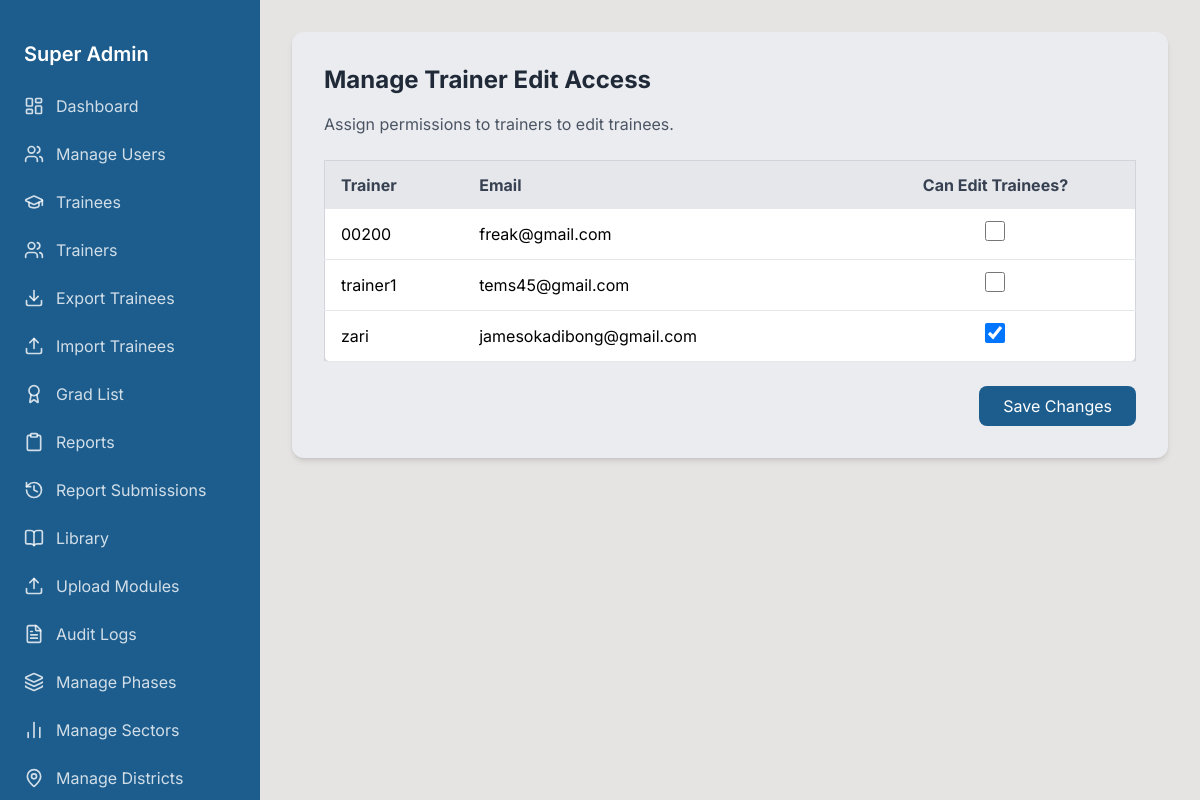
The page /superuser/trainer-edit-access/ (signed in) on the database its author committed.
### urdt_app/models.py (models this page shows, shortened)
class CustomUser(AbstractUser):
    ROLE_CHOICES = [
        ('SUPER_USER', 'Super User'),
        ('ADMINISTRATIVE_USER', 'Admin'),
        ('SUB_ADMIN', 'Sub Admin'),
        ('EPICENTER_MANAGER', 'Epicenter Manager'),
        ('SECTOR_LEAD', 'Sector Lead'),
        ('DATA_ENTRANT', 'Data Entrant'),
        ('TRAINER', 'Trainer'),
        ('TRAINEE', 'Trainee'),
    ]
    DESIGNATION_CHOICES = [
        ('Project Manager', 'Project Manager'),
        ('CEO', 'CEO'),
        ('Academic Registrar', 'Academic Registrar'),
        ('Director Education and Training', 'Director Education and Training'),
        ('Director Finance and Admin', 'Director Finance and Admin'),
        ('Director Epicentre Strategy', 'Director Epicentre Strategy'),
        ('Director Cooperate Relations', 'Director Corporate Relations'),
        ('Human Resource', 'Human Resource'),
        ('Safe Guarding Officer', 'Safeguarding Officer'),
        ('Principal', 'Principal'),
        ('Accountant', 'Accountant'),
        ('M&E Officer', 'M&E Officer'),
        ('MERL Coordinator', 'MERL Coordinator'),
        ('IT Officer', 'IT Officer'),
        ('Artisan', 'Artisan'),
        ('Agribusiness Practitioner', 'Agribusiness Practitioner'),
    ]
    role = models.CharField(max_length=20, choices=ROLE_CHOICES, default='SECTOR_LEAD')
    designation = models.CharField(max_length=255, null=True, blank=True)
    phone_number = models.CharField(max_length=15, blank=True, null=True)
    sector = models.ForeignKey(
        'Sector', on_delete=models.SET_NULL, null=True, blank=True, related_name='sector_leads'
    )
    district = models.ForeignKey(
        'District', on_delete=models.SET_NULL, null=True, blank=True, related_name='epicenter_managers'
    )
    data_entrant_district = models.ForeignKey(
        'District', on_delete=models.SET_NULL, null=True, blank=True, related_name='data_entrants'
    )
    can_enroll_trainees = models.BooleanField(default=False, help_text="Can enroll trainees")
    can_enroll_trainers = models.BooleanField(default=False, help_text="Can enroll trainers")
    can_edit_trainees = models.BooleanField(default=False, help_text="Can edit assigned trainees")

### urdt_app/views.py (the view, shortened to what this page needs)
# urls.py: path('superuser/trainer-edit-access/', views.superuser_trainer_edit_access, name='superuser_trainer_edit_access'),
@login_required
@user_passes_test(superuser_required)
def superuser_trainer_edit_access(request):
    trainers = CustomUser.objects.filter(role='TRAINER').order_by('username')
    return render(request, 'superuser/trainer_edit_access.html', {'trainers': trainers})

### urdt_app/context_processors.py (called while the page is built, shortened)
def safeguarding_notifications(request):
    if not request.user.is_authenticated:
        return {}
    user = request.user
    return {}

def dynamic_base_template(request):
    base_template = "base.html"  # Default fallback
    if request.user.is_authenticated:
        role_templates = {
            "SUPER_USER": "superuser/base.html",
            "ADMINISTRATIVE_USER": "adminuser/base.html",
            "SUB_ADMIN": "subadmin/base.html",
            "EPICENTER_MANAGER": "epicentermanager/base.html",
            "SECTOR_LEAD": "sectorlead/base.html",  # Placeholder, refined further below
            "TRAINEE":"trainee/base.html",
            "TRAINER":"trainer/base.html"
        }
        base_template = role_templates.get(request.user.role, "base.html")
    return {"base_template": base_template}

### urdt_app/utils.py (called while the page is built)
def superuser_required(user):
    return user.is_authenticated and user.role == "SUPER_USER"

### templates/superuser/trainer_edit_access.html (shortened to what this page needs)
{% extends 'superuser/base.html' %}
{% block content %}
<div class="max-w-5xl mx-auto bg-[#ebecf0] rounded-xl shadow-md p-8">
  <h1 class="text-2xl font-bold text-gray-800 mb-4">Manage Trainer Edit Access</h1>
  <p class="text-gray-600 mb-6">Assign permissions to trainers to edit trainees.</p>
  <form method="post">
    <div class="overflow-x-auto">
      <table class="w-full border border-gray-300 bg-white rounded-lg shadow-md">
        <thead class="bg-gray-200 text-gray-700">
          <tr>
            <th class="py-3 px-4 text-left">Trainer</th>
            <th class="py-3 px-4 text-left">Email</th>
            <th class="py-3 px-4 text-center">Can Edit Trainees?</th>
          </tr>
        </thead>
        <tbody>
          {% for trainer in trainers %}
          <tr class="border-b border-gray-200">
            <td class="py-3 px-4">{{ trainer.username }}</td>
            <td class="py-3 px-4">{{ trainer.email }}</td>
            <td class="py-3 px-4 text-center">
              <input type="checkbox" name="edit_{{ trainer.id }}" class="w-5 h-5 text-blue-600 rounded focus:ring-blue-500"
                     {% if trainer.can_edit_trainees %}checked{% endif %} />
            </td>
          </tr>
          {% endfor %}
        </tbody>
      </table>
    </div>
    <div class="mt-6 flex justify-end">
      <button type="submit" class="px-6 py-2 bg-[#1d5d8d] text-white rounded-lg hover:bg-[#1d5d8d]/90 transition">
        Save Changes
      </button>
    </div>
  </form>
</div>
{% endblock %}

### templates/superuser/base.html (style rules this page uses)
:root { --sidebar-width: 260px; }
body { font-family: 'Inter', sans-serif; }

### rows shown on the page
CustomUser: username "00200", email "freak@gmail.com"
CustomUser: username "trainer1", email "tems45@gmail.com"
CustomUser: username "zari", email "jamesokadibong@gmail.com", can_edit_trainees "☑"
